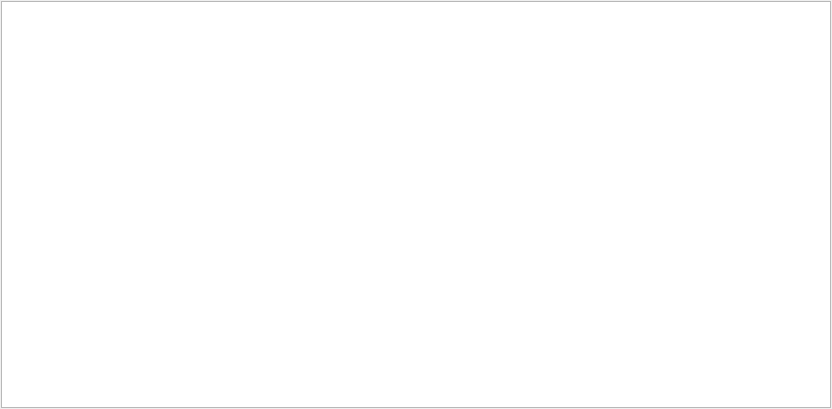
<?xml version="1.0" encoding="UTF-8"?>
<ui version="4.0">
 <class>SysTag</class>
 <widget class="QWidget" name="SysTag">
  <property name="geometry">
   <rect>
    <x>0</x>
    <y>0</y>
    <width>832</width>
    <height>409</height>
   </rect>
  </property>
  <property name="minimumSize">
   <size>
    <width>600</width>
    <height>400</height>
   </size>
  </property>
  <property name="font">
   <font>
    <pointsize>12</pointsize>
   </font>
  </property>
  <property name="windowTitle">
   <string>系统变量管理</string>
  </property>
  <property name="windowIcon">
   <iconset resource="../DrawApplication/DrawApplication/images.qrc">
    <normaloff>:/images/pm_var.png</normaloff>:/images/pm_var.png</iconset>
  </property>
  <layout class="QVBoxLayout" name="verticalLayout">
   <property name="spacing">
    <number>1</number>
   </property>
   <property name="leftMargin">
    <number>1</number>
   </property>
   <property name="topMargin">
    <number>1</number>
   </property>
   <property name="rightMargin">
    <number>1</number>
   </property>
   <property name="bottomMargin">
    <number>1</number>
   </property>
   <item>
    <widget class="QTableView" name="SysTagManagerTableView">
     <property name="font">
      <font>
       <pointsize>10</pointsize>
      </font>
     </property>
    </widget>
   </item>
  </layout>
 </widget>
 <resources>
  <include location="../DrawApplication/DrawApplication/images.qrc"/>
 </resources>
 <connections/>
</ui>
